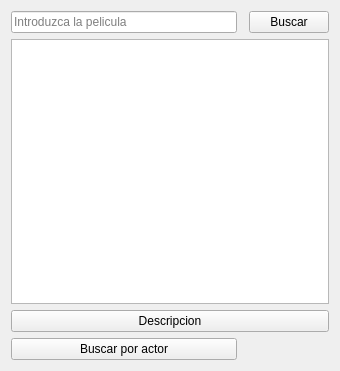
<?xml version="1.0" encoding="UTF-8"?>
<ui version="4.0">
 <class>buscador</class>
 <widget class="QWidget" name="buscador">
  <property name="geometry">
   <rect>
    <x>0</x>
    <y>0</y>
    <width>340</width>
    <height>371</height>
   </rect>
  </property>
  <property name="maximumSize">
   <size>
    <width>640</width>
    <height>480</height>
   </size>
  </property>
  <property name="windowTitle">
   <string>Form</string>
  </property>
  <layout class="QGridLayout" name="gridLayout">
   <item row="0" column="2">
    <widget class="QPushButton" name="boton_buscar">
     <property name="text">
      <string>Buscar</string>
     </property>
    </widget>
   </item>
   <item row="1" column="0" colspan="3">
    <widget class="QListWidget" name="lista_resultado"/>
   </item>
   <item row="0" column="0">
    <widget class="QLineEdit" name="buscador_input">
     <property name="placeholderText">
      <string>Introduzca la pelicula</string>
     </property>
    </widget>
   </item>
   <item row="2" column="0" colspan="3">
    <widget class="QPushButton" name="boton_resultado">
     <property name="text">
      <string>Descripcion</string>
     </property>
    </widget>
   </item>
   <item row="3" column="0">
    <widget class="QPushButton" name="boton_actor">
     <property name="text">
      <string>Buscar por actor</string>
     </property>
    </widget>
   </item>
   <item row="3" column="1" colspan="2">
    <spacer name="horizontalSpacer">
     <property name="orientation">
      <enum>Qt::Orientation::Horizontal</enum>
     </property>
     <property name="sizeHint" stdset="0">
      <size>
       <width>40</width>
       <height>20</height>
      </size>
     </property>
    </spacer>
   </item>
  </layout>
 </widget>
 <resources/>
 <connections/>
</ui>
